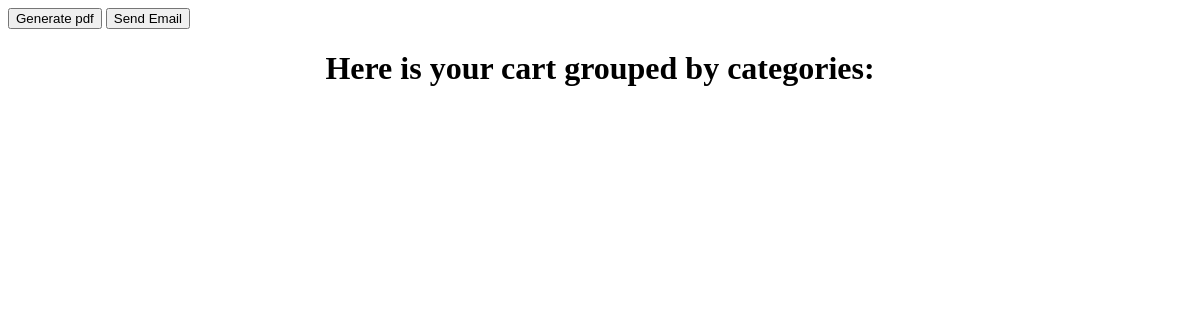
The app's page /catalog/cart_display/ (signed in), older data.
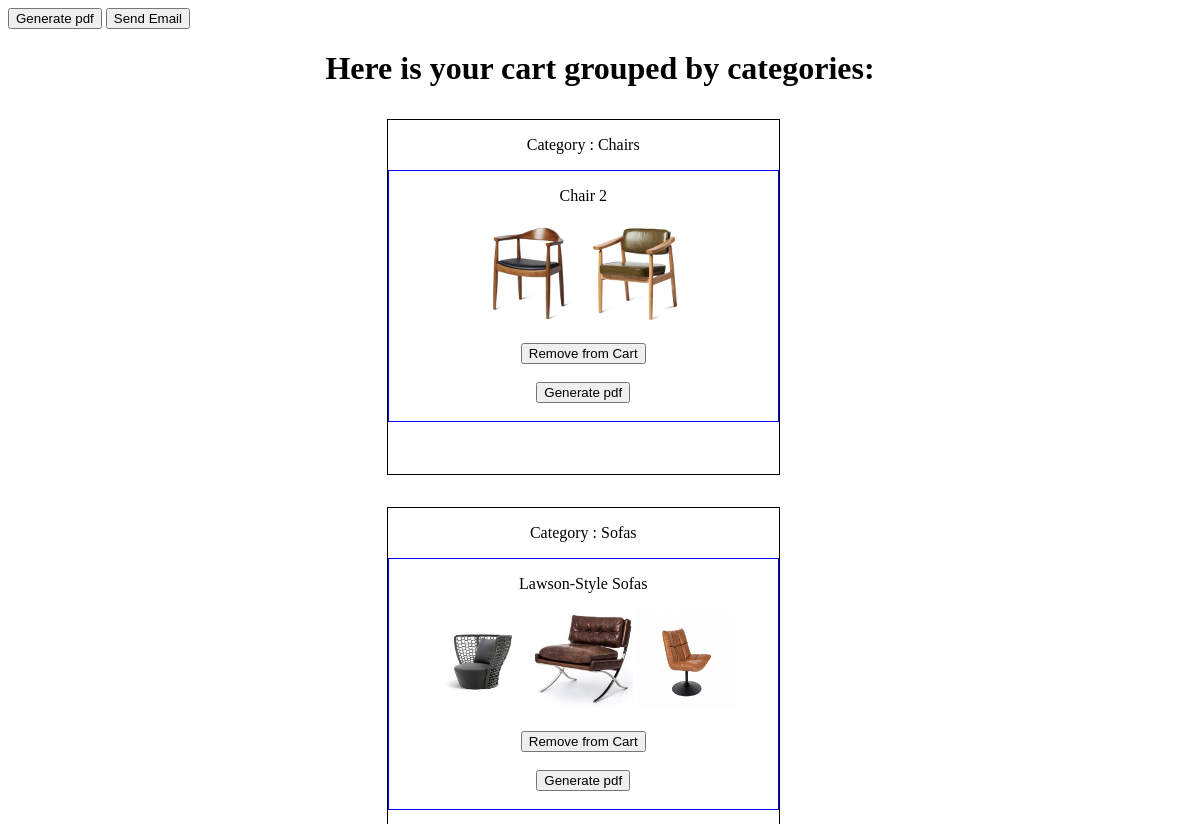
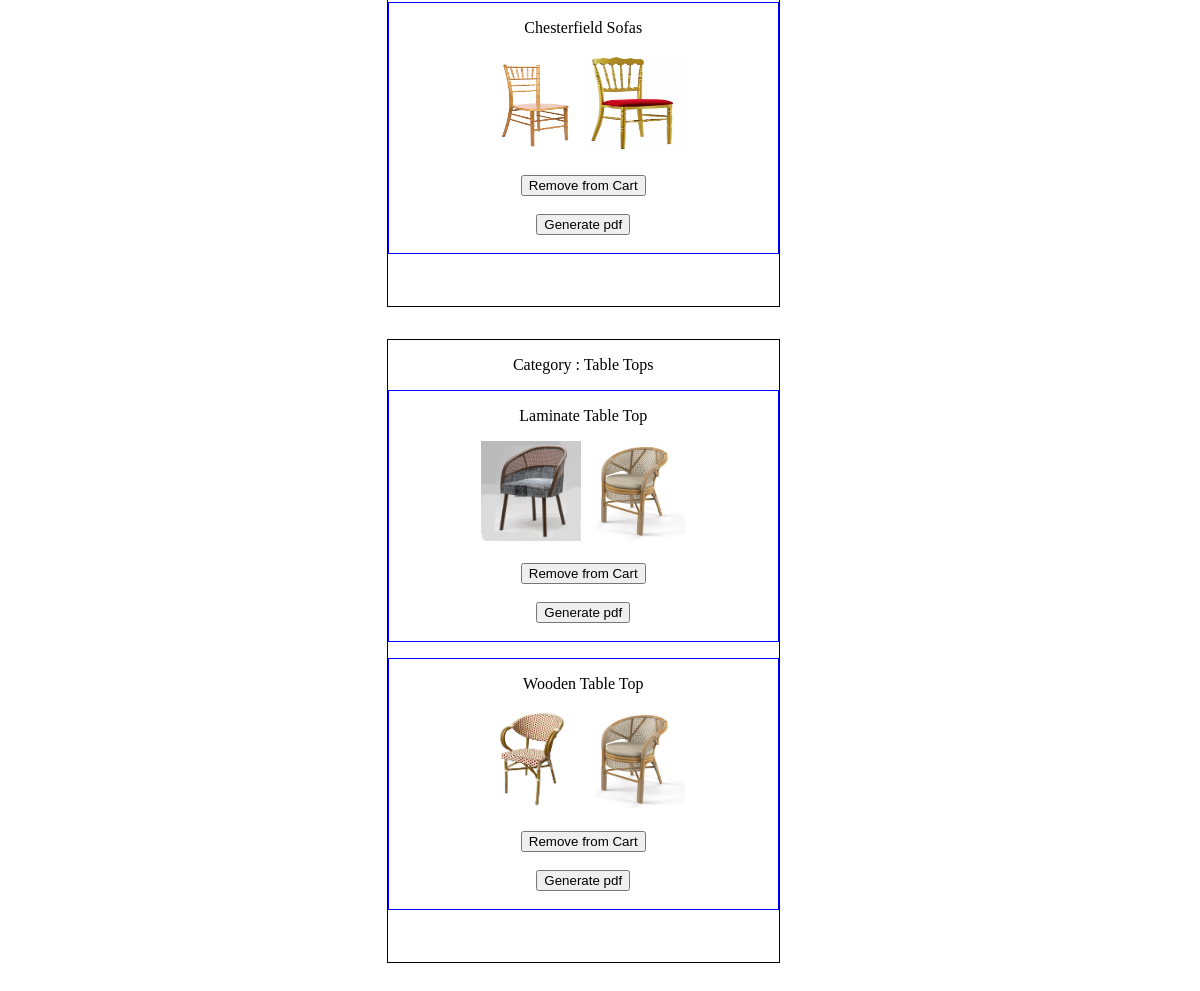
The same page, newer data (2 pictures, top to bottom).
### catalog/models.py (models this page shows, shortened)
class Category(models.Model):
    category = models.CharField(max_length=30)
    slug = models.SlugField(unique=True)

class Cart(models.Model):
    user = models.ForeignKey(User, on_delete=models.CASCADE)
    product = models.ForeignKey(Product, on_delete=models.CASCADE)
    def __str__(self):
        return str(self.product)

class Product(models.Model):
    name = models.CharField(max_length=30, blank=False)
    vendor_model_no = models.CharField(max_length=30, blank=False, default='v123')
    model_no = models.CharField(max_length=30, blank=False, default='hstc123')
    finish = models.CharField(max_length=30, blank=False, default='finish')
    color = models.CharField(max_length=30, blank=False)
    weight = models.CharField(max_length=30, blank=False)
    unit = models.CharField(max_length=30, blank=False, default='unit')
    packing = models.CharField(max_length=30, blank=False, default='packing')
    cbm = models.IntegerField(blank=False, default=0)
    min_price = models.IntegerField(blank=False, default=10)
    max_price = models.IntegerField(blank=False, default=100000)
    moq = models.IntegerField(blank=False, default=0)
    lead_time = models.IntegerField(blank=False, default=0)
    remarks = models.CharField(max_length=100, blank=False, default='remarks')
    category = models.ForeignKey(Category, on_delete=models.SET_NULL, null=True)
    sub_category = models.ManyToManyField(SubCategory)
    slug = models.SlugField(unique=True)
    def __str__(self):
        return self.name

class Images(models.Model):
    product = models.ForeignKey(Product, default=None, on_delete=models.CASCADE)
    image = models.ImageField(upload_to=get_image_filename,
                              verbose_name='Image')

### catalog/views.py (the view, shortened to what this page needs)
# urls.py: path('cart_display/', views.cart_display, name='cart_display'),
def cart_display(request):
    cart = Cart.objects.filter(user=request.user).order_by('product__category')
    category_list = Category.objects.values_list('category', flat=True).distinct()
    cart_by_category = {}
    for cat in category_list:
        if Cart.objects.filter(user=request.user, product__category__category=cat):
            cart_by_category[cat] = Cart.objects.filter(user=request.user, product__category__category=cat)
    print(cart_by_category)
    addtocartForm = CartForm(request.POST)
    return render(request, 'cart_display.html', {'cart': cart, 'cart_by_category': cart_by_category, 'addtocartForm': addtocartForm})

### Template/cart_display.html (shortened to what this page needs)
{% load bootstrap4 %}
<!DOCTYPE html>
<html lang="en">
<head>
</head>
<body>
    <a target="blank" href="{% url 'catalog:generate_pdf_cart' 'allcarts' %}"><button>Generate pdf</button></a>
    <a href="{% url 'catalog:send_email' %}"><button>Send Email</button></a>
    <h1 style="text-align: center;">Here is your cart grouped by categories: </h1>
         {% for category, products in cart_by_category.items %}
         <div style="
             margin: 2em;
             margin-left: 32%;
             text-align: center;
             border: 1px solid black;
             width: 33%;
         ">
             <p>Category : {{category}}</p>
            {% for prod in products %}
            <div style="border: 1px solid blue; margin-bottom: 1em;">
                <p>{{prod}}</p>
                {% for image in prod.product.images_set.all %}
                    <img src="{{image.image.url}}" alt="" width="100" height="100">
                {% endfor %}
                <br>
                <form action="{% url 'catalog:cart_display' %}" method="post" id="{{prod.product.id}}" name="{{prod.product.id}}">
                    <br>
                    <button type="submit" name='removefromcart' id="removefromcart">Remove from Cart</button>
                    <br><br>
                </form>
                <a target="blank" href="{% url 'catalog:generate_pdf_cart' category %}"><button>Generate pdf</button></a>
                <br><br>
            </div>
            {% endfor %}
             <br><br>
             </div>
         {% endfor %}
</body>
</html>

Row changes from the older to the newer data that the page shows:
now on this page (row unchanged): Category: category "Chairs"
added Cart: product.name "Chair 2", shown under "Chairs"
now on this page (row unchanged): Images: image (picture), shown under "Chair 2"
now on this page (row unchanged): Images: image (picture), shown under "Chair 2"
now on this page (row unchanged): Category: category "Sofas"
added Cart: product.name "Lawson-Style Sofas", shown under "Sofas"
added Images: image (picture), shown under "Lawson-Style Sofas"
added Images: image (picture), shown under "Lawson-Style Sofas"
added Images: image (picture), shown under "Lawson-Style Sofas"
added Cart: product.name "Chesterfield Sofas", shown under "Sofas"
added Images: image (picture), shown under "Chesterfield Sofas"
added Images: image (picture), shown under "Chesterfield Sofas"
now on this page (row unchanged): Category: category "Table Tops"
added Cart: product.name "Laminate Table Top", shown under "Table Tops"
added Images: image (picture), shown under "Laminate Table Top"
added Images: image (picture), shown under "Laminate Table Top"
added Cart: product.name "Wooden Table Top", shown under "Table Tops"
added Images: image (picture), shown under "Wooden Table Top"
added Images: image (picture), shown under "Wooden Table Top"
